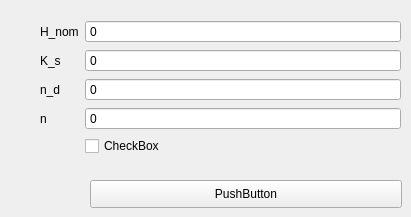
    <widget class="QWidget" name="Torque">
     <widget class="QWidget" name="formLayoutWidget_2">
      <property name="geometry">
       <rect>
        <x>40</x>
        <y>20</y>
        <width>361</width>
        <height>164</height>
       </rect>
      </property>
      <layout class="QFormLayout" name="formLayout_2">
       <item row="0" column="0">
        <widget class="QLabel" name="htext_24">
         <property name="text">
          <string>H_nom</string>
         </property>
        </widget>
       </item>
       <item row="0" column="1">
        <widget class="QDoubleSpinBox" name="DoubleSpinBox_2">
         <property name="buttonSymbols">
          <enum>QAbstractSpinBox::NoButtons</enum>
         </property>
         <property name="specialValueText">
          <string>0</string>
         </property>
         <property name="decimals">
          <number>3</number>
         </property>
         <property name="minimum">
          <double>-1000000000000.000000000000000</double>
         </property>
         <property name="maximum">
          <double>1000000000000.000000000000000</double>
         </property>
         <property name="value">
          <double>-1000000000000.000000000000000</double>
         </property>
        </widget>
       </item>
       <item row="1" column="0">
        <widget class="QLabel" name="htext_25">
         <property name="text">
          <string>K_s</string>
         </property>
        </widget>
       </item>
       <item row="1" column="1">
        <widget class="QDoubleSpinBox" name="fDoubleSpinBox_2">
         <property name="buttonSymbols">
          <enum>QAbstractSpinBox::NoButtons</enum>
         </property>
         <property name="specialValueText">
          <string>0</string>
         </property>
         <property name="decimals">
          <number>3</number>
         </property>
         <property name="minimum">
          <double>-1000000000000.000000000000000</double>
         </property>
         <property name="maximum">
          <double>1000000000000.000000000000000</double>
         </property>
         <property name="value">
          <double>-1000000000000.000000000000000</double>
         </property>
        </widget>
       </item>
       <item row="2" column="0">
        <widget class="QLabel" name="htext_26">
         <property name="text">
          <string>n_d</string>
         </property>
        </widget>
       </item>
       <item row="2" column="1">
        <widget class="QDoubleSpinBox" name="fDoubleSpinBox_3">
         <property name="buttonSymbols">
          <enum>QAbstractSpinBox::NoButtons</enum>
         </property>
         <property name="specialValueText">
          <string>0</string>
         </property>
         <property name="decimals">
          <number>3</number>
         </property>
         <property name="minimum">
          <double>-1000000000000.000000000000000</double>
         </property>
         <property name="maximum">
          <double>1000000000000.000000000000000</double>
         </property>
         <property name="value">
          <double>-1000000000000.000000000000000</double>
         </property>
        </widget>
       </item>
       <item row="3" column="0">
        <widget class="QLabel" name="htext_27">
         <property name="text">
          <string>n</string>
         </property>
        </widget>
       </item>
       <item row="3" column="1">
        <widget class="QDoubleSpinBox" name="fDoubleSpinBox_4">
         <property name="buttonSymbols">
          <enum>QAbstractSpinBox::NoButtons</enum>
         </property>
         <property name="specialValueText">
          <string>0</string>
         </property>
         <property name="decimals">
          <number>3</number>
         </property>
         <property name="minimum">
          <double>-1000000000000.000000000000000</double>
         </property>
         <property name="maximum">
          <double>1000000000000.000000000000000</double>
         </property>
         <property name="value">
          <double>-1000000000000.000000000000000</double>
         </property>
        </widget>
       </item>
       <item row="5" column="1">
        <widget class="QCheckBox" name="checkBox_6">
         <property name="text">
          <string>CheckBox</string>
         </property>
        </widget>
       </item>
      </layout>
     </widget>
     <widget class="QPushButton" name="pushButton">
      <property name="geometry">
       <rect>
        <x>90</x>
        <y>180</y>
        <width>312</width>
        <height>28</height>
       </rect>
      </property>
      <property name="text">
       <string>PushButton</string>
      </property>
     </widget>
    </widget>
